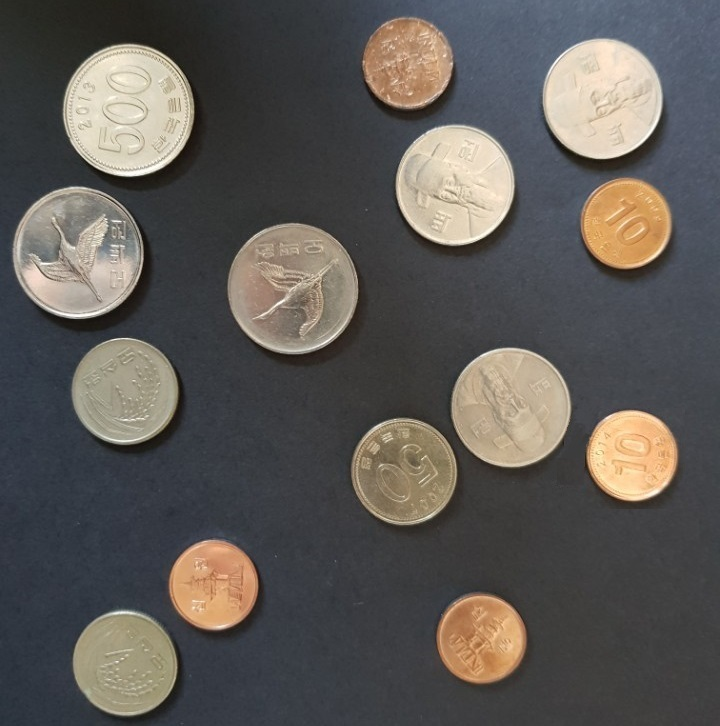
//> input picture Image/coin.jpg, 720 x 726 px
$ ./DLIP_Tutorial_Threshold_demo   (built with g++ and OpenCV 4)
//> lines starting //> are read from the running program, lines starting //| are printed output that depends on the picture; after the words box and inside, x2 and y2 are one past the last pixel; in counts of white or black regions, pixels touching at a corner belong together
/*------------------------------------------------------/
* Image Proccessing with Deep Learning
* OpenCV : Threshold Demo
* Created: 2021-Spring
------------------------------------------------------*/
#include <opencv2/opencv.hpp>
#include <iostream>

using namespace cv;
using namespace std;

//* @function main
int main()
{
	Mat src, src_gray, dst, dst_morph;

	src = imread("../../Image/coin.jpg", 0);    // Load an image (DLIP/Image/coin.jpg)
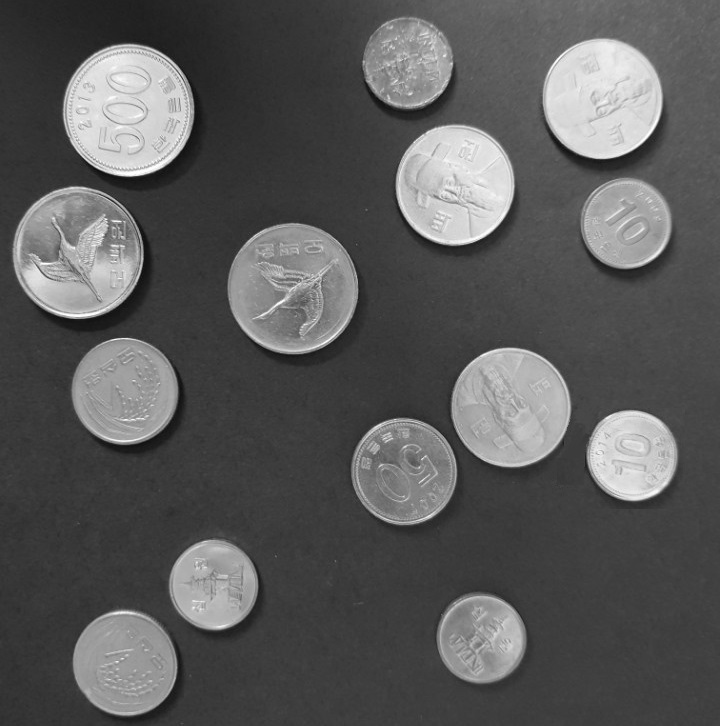
//> src: 726 rows x 720 cols, CV_8UC1; min 10, max 255, mean 90.4

	if (src.empty())					// Load image check
	{
		cout << "File Read Failed : src is empty" << endl;
		waitKey(0);
	}
	// Create a window to display results
	namedWindow("DemoWIndow", WINDOW_AUTOSIZE); //WINDOW_AUTOSIZE(1) :Fixed Window, 0: Unfixed window
	if (!src.empty())imshow("DemoWIndow", src); // Show image


	/* threshold_type
	0: Binary
	1: Binary Inverted
	2: Threshold Truncated
	3: Threshold to Zero
	4: Threshold to Zero Inverted*/
	int threshold_value = 110;
	int threshold_type = 0;
	int const max_value = 255;
	int const max_type = 4;
	int const max_BINARY_value = 255;

	threshold(src, dst, threshold_value, max_BINARY_value, threshold_type);
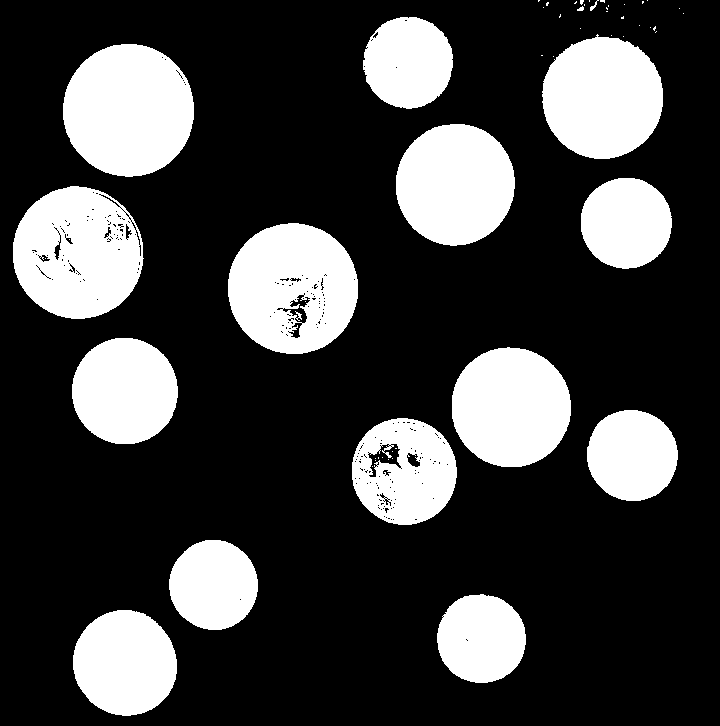
//> dst: 726 rows x 720 cols, CV_8UC1; 25.2% white; 55 white regions (39 under 20 px), largest, box (x1, y1, x2, y2) and area: (63, 44, 194, 177) 13695, (13, 186, 144, 319) 13104, (228, 223, 358, 354) 12899

	// Create a window to display results
	namedWindow("ThreshWIndow", WINDOW_AUTOSIZE); //WINDOW_AUTOSIZE(1) :Fixed Window, 0: Unfixed window
	imshow("ThreshWIndow", dst); // Show image

	waitKey(0);//Pause the program
	return 0;
}
